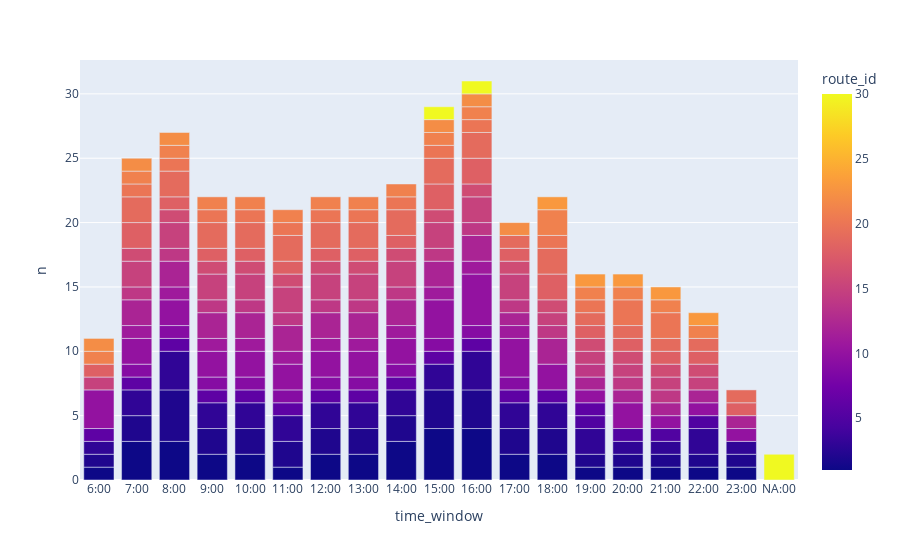

The notebook cell saved with this chart:
### Code cell
fig1 = px.bar(df, x="time_window", y="n", color='route_id')
fig1.show()

### Figure 1 — Plotly figure (JSON) as saved in the notebook; plotly's stock layout.template omitted (floating-point values rounded to 4 significant figures; data arrays with more than 128 entries replaced by an {"elided": "..."} marker saying what was removed)
{"data": [{"alignmentgroup": "True", "hovertemplate": "time_window=%{x}<br>n=%{y}<br>route_id=%{marker.color}<extra></extra>", "legendgroup": "", "marker": {"color": {"elided": "256 int values"}, "coloraxis": "coloraxis"}, "name": "", "offsetgroup": "", "orientation": "v", "showlegend": false, "textposition": "auto", "type": "bar", "x": {"elided": "256 str values"}, "xaxis": "x", "y": {"elided": "256 int values"}, "yaxis": "y"}], "layout": {"barmode": "relative", "coloraxis": {"colorbar": {"title": {"text": "route_id"}}, "colorscale": [[0, "#0d0887"], [0.1111, "#46039f"], [0.2222, "#7201a8"], [0.3333, "#9c179e"], [0.4444, "#bd3786"], [0.5556, "#d8576b"], [0.6667, "#ed7953"], [0.7778, "#fb9f3a"], [0.8889, "#fdca26"], [1, "#f0f921"]]}, "legend": {"tracegroupgap": 0}, "margin": {"t": 60}, "xaxis": {"anchor": "y", "domain": [0, 1], "title": {"text": "time_window"}}, "yaxis": {"anchor": "x", "domain": [0, 1], "title": {"text": "n"}}}}
